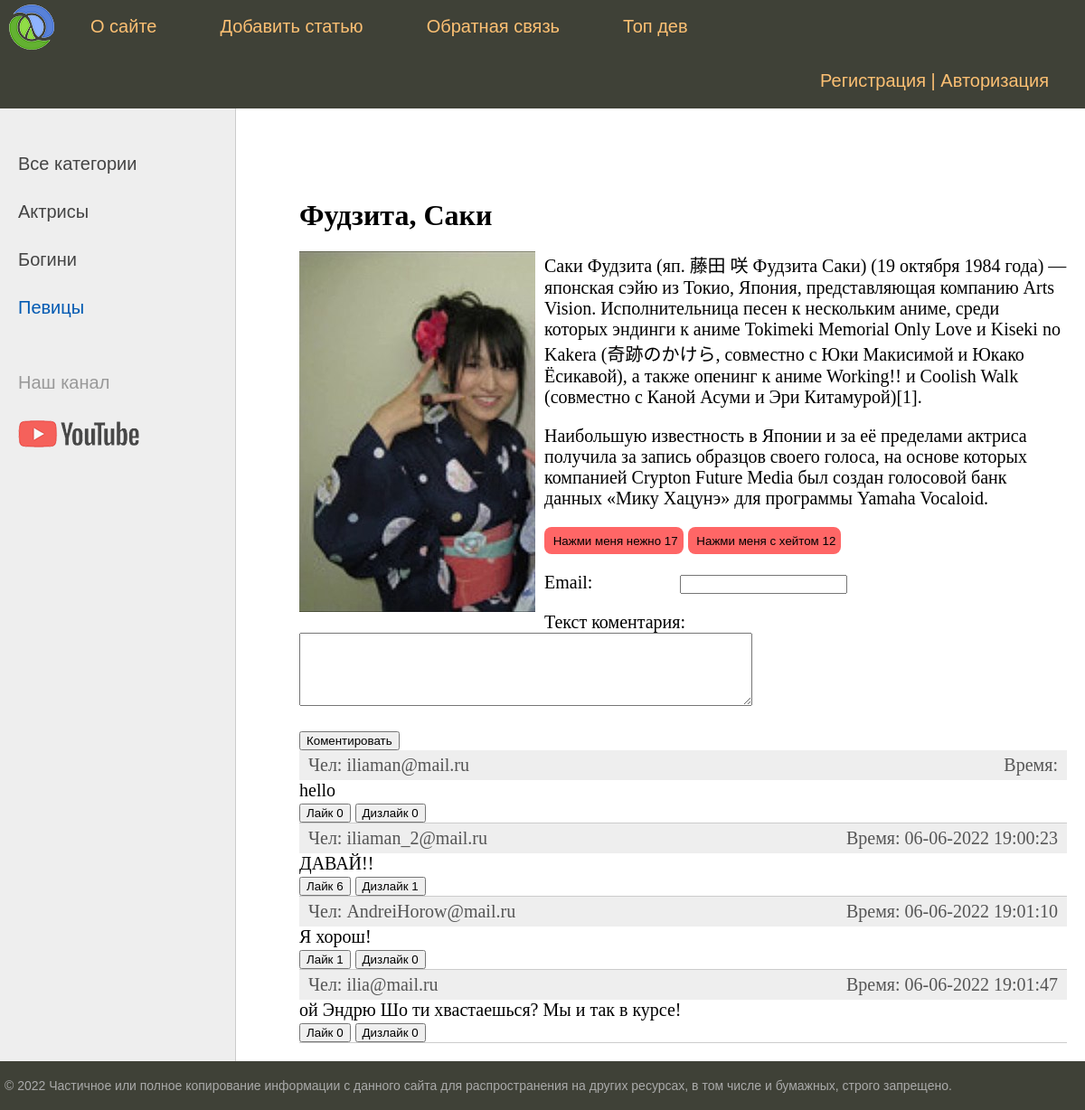
The page /post/fudzita-saki on the database as committed earlier.
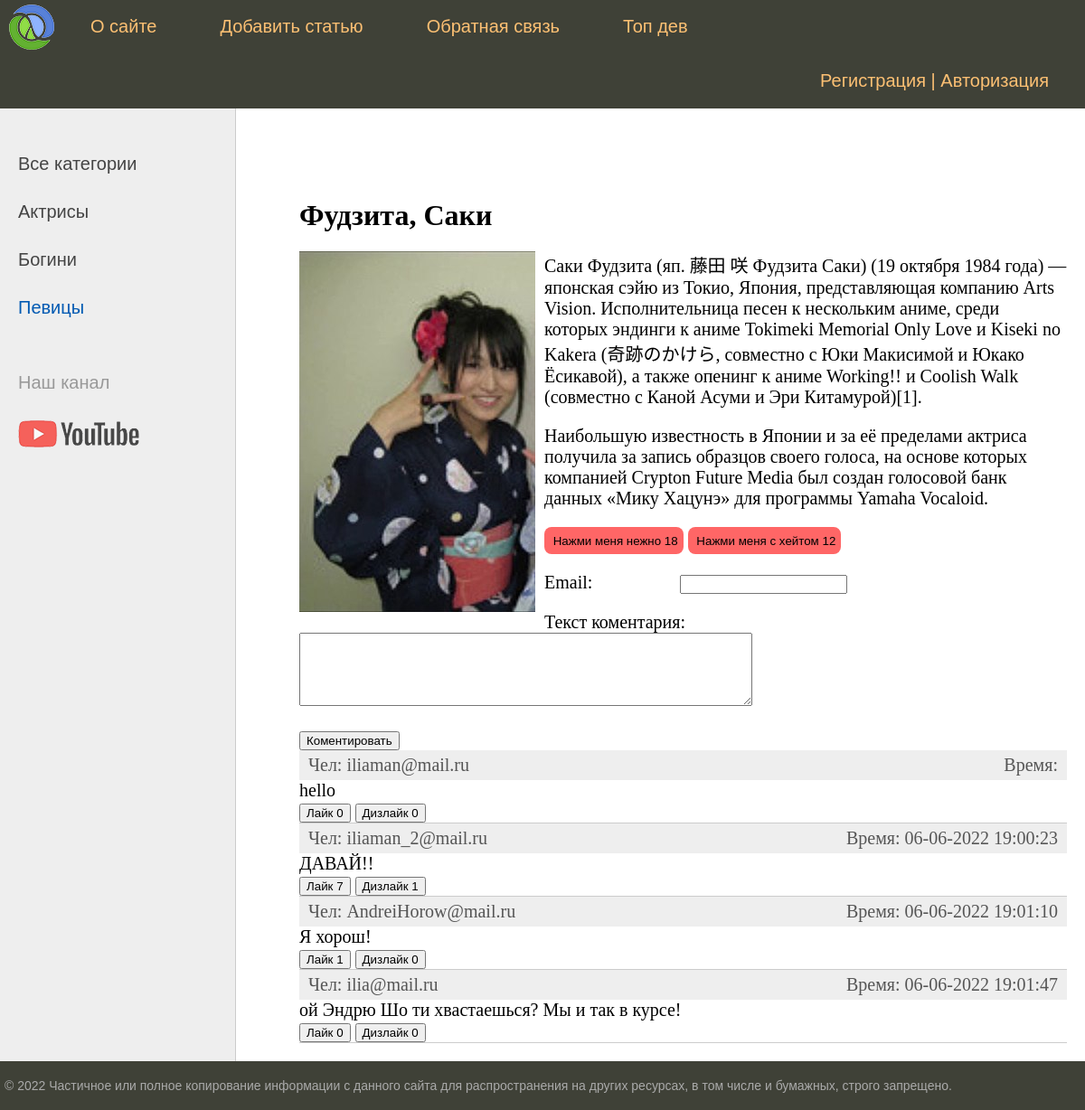
The same page on the database as committed later.
### women/models.py (models this page shows, shortened)
class Women(models.Model):
    title = models.CharField(max_length=255, verbose_name='Заголовок')
    slug = models.SlugField(max_length=255, unique=True, db_index=True, verbose_name='URL')
    content = models.TextField(blank=True, verbose_name='Текст статьи')
    photo = models.ImageField(upload_to="photos/%Y/%m/%d/", verbose_name='Фото')
    time_create = models.DateTimeField(auto_now_add=True, verbose_name='Время создания')
    time_update = models.DateTimeField(auto_now=True, verbose_name='Время изменения')
    like = models.IntegerField(default=0, verbose_name='Лайки')
    dislike = models.IntegerField(default=0, verbose_name='Дизлайки')
    is_published = models.BooleanField(default=True, verbose_name='Публикация')
    cat = models.ForeignKey('Category', on_delete=models.PROTECT, verbose_name='Категория')
    class Meta:
        verbose_name = 'Известные женщины'
        verbose_name_plural = 'Известные женщины'
        ordering = ['time_create', 'title']

class Comment(models.Model):
    email = models.CharField(max_length=50, verbose_name='Email')
    content = models.TextField(blank=True, verbose_name='Текст коментария')
    time_create = models.DateTimeField(auto_now_add=True, verbose_name='Время публикации')
    like = models.IntegerField(default=0, verbose_name='Лайки')
    dislike = models.IntegerField(default=0, verbose_name='Дизлайки')
    post = models.ForeignKey('Women', on_delete=models.PROTECT, verbose_name='Пост')
    def get_absolute_url(self):
        return reverse('post', kwargs={'post_slug': self.post.slug})

### women/views.py (the view)
# urls.py: path('post/<slug:post_slug>', ShowPost.as_view(), name= 'post'),
class ShowPost(DataMixin, View):
    form_comment = AddCommentForm
    template_name = 'women/post.html'
    def get(self, request, post_slug):
        post = get_object_or_404(Women, slug=post_slug)
        comments = Comment.objects.filter(post_id=post.pk).select_related('post')
        form_comment = self.form_comment
        context = self.get_user_context(post=post, title=post.title, cat_selected=post.cat.slug, comments=comments, form_comment=form_comment)
        return render(request, self.template_name, context=context)
    def post(self, request, post_slug):
        post = get_object_or_404(Women, slug=post_slug)
        comments = Comment.objects.filter(post_id=post.pk)
        form_comment = self.form_comment
        if 'like' in request.POST:
            post.like += 1
            post.save()
        elif 'dislike' in request.POST:
            post.dislike += 1
            post.save()
        elif 'comment' in request.POST:
            form_comment = self.form_comment(request.POST)
            if form_comment.is_valid():
                email = form_comment.cleaned_data['email']
                content = form_comment.cleaned_data['content']
                go_in_bd = Comment(email=email, content=content, post_id=post.pk)
                go_in_bd.save()
            else:
                form_comment = self.form_comment() # ошибку в контент форм коментс еррор
        elif 'comment-like' in request.POST:
            comment_id = request.POST.get('comment-like')
            comment = Comment.objects.get(pk=comment_id)
            comment.like += 1
            comment.save()
        elif 'comment-dislike' in request.POST:
            comment_id = request.POST.get('comment-dislike')
            comment = Comment.objects.get(pk=comment_id)
            comment.dislike += 1
            comment.save()
        context = {'post': post, 'title': post.title, 'cat_selected': post.cat.slug,
                   'comments': comments, 'form_comment': form_comment}
        return render(request, self.template_name, context=context)

### women/models.py (called while the page is built)
    def get_absolute_url(self):
        return reverse('category', kwargs={'cat_slug': self.slug})

### women/templatetags/women_tags.py (called while the page is built)
@register.inclusion_tag('usertags/list_categories.html')
def show_categories(sort=None, cat_selected=None):
    if not sort:
        cats = Category.objects.all()
    else:
        cats = Category.objects.order_by(sort)
    return {"cats": cats, "cat_selected": cat_selected}

@register.inclusion_tag('usertags/list_menu.html')
def show_menu(*args, **kwargs):
    menu = [{'title': "О сайте", 'url_name': 'about'},
            {'title': "Добавить статью", 'url_name': 'add_page'},
            {'title': "Обратная связь", 'url_name': 'contact'},
            {'title': "Топ дев", 'url_name': 'toprait'}]
    return {"menu": menu}

### women/utils.py (called while the page is built)
    def get_user_context(self, **kwargs):
        context = kwargs
        if 'cat_selected' not in context:
            context['cat_selected'] = 0
        return context

### women/templates/women/post.html (shortened to what this page needs)
{% extends 'women/base.html' %}
{% block content %}
<h1>{{ post.title }}</h1>
{% if post.photo %}
    <p><img class="img-article-left" src="{{ post.photo.url }}"></p>
{% endif %}
{{ post.content|linebreaks }}
<form action="" method="POST" >
    <input class="postlike" type="submit" name="like" value=" Нажми меня нежно {{ post.like }}">
    <input class="postlike" type="submit" name="dislike" value=" Нажми меня c хейтом {{ post.dislike }}">
</form>
<form action="" method="post">
{% for f in form_comment %}
<p><label class="form-label" for="{{ f.id_for_label }}">{{f.label}}: </label>{{ f }}</p>
{% endfor %}
<button type="submit" name="comment">Коментировать</button>
</form>
<ul class="list-comment">
{% for coment in comments %}
    <li>
    <div class="comment-panel">
        <p class="first">Чел: {{ coment.email }}</p>
        <p class="last">Время: {{ coment.time_create|date:"d-m-Y H:i:s" }}</p>
    </div>
    {{ coment.content }}
        <form action="{{ coment.get_absolute_url }}" method="post">{% csrf_token %}
	<button type="submit" name="comment-like" value="{{ coment.pk }}">Лайк {{ coment.like }}</button>
    <button type="submit" name="comment-dislike" value="{{ coment.pk }}">Дизлайк {{ coment.dislike }}</button>
        </form>
    </li>
{% endfor %}
</ul>
{% endblock %}

Rows that differ between the two databases and show on the page:
changed Women "Фудзита, Саки": like "Нажми меня нежно 17" → "Нажми меня нежно 18"
changed Comment "iliaman_2@mail.ru": like "6" → "7"
